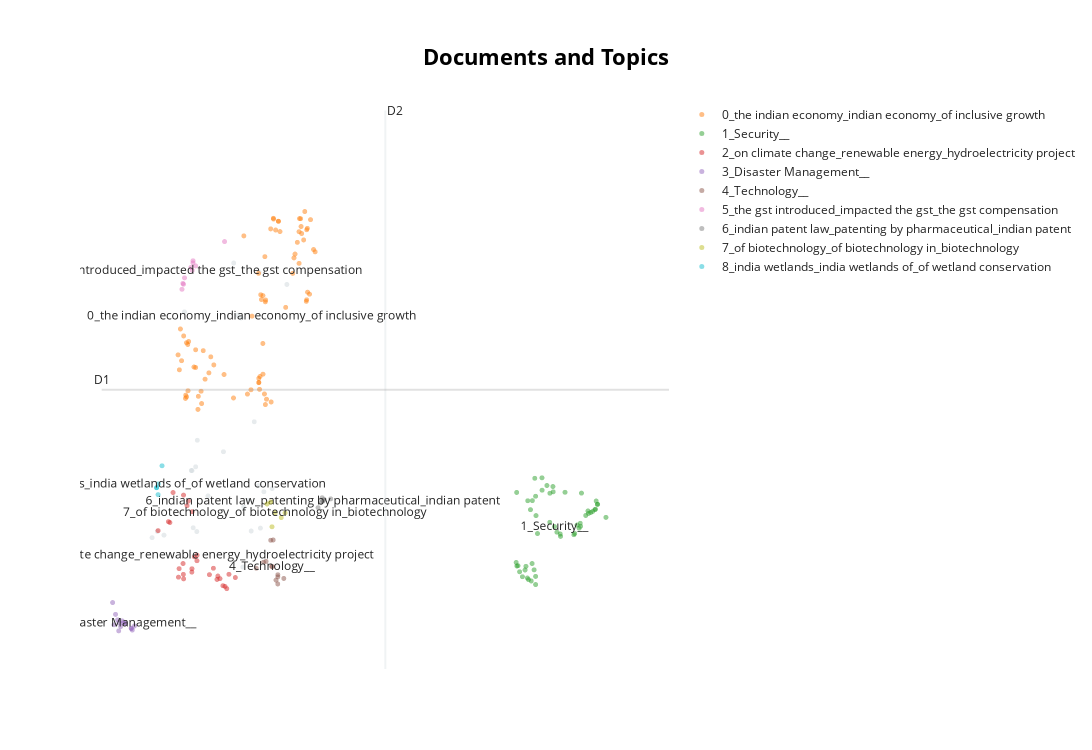

Notebook code cell kept with this figure:
### Code cell
topic_model.visualize_documents(questions)
